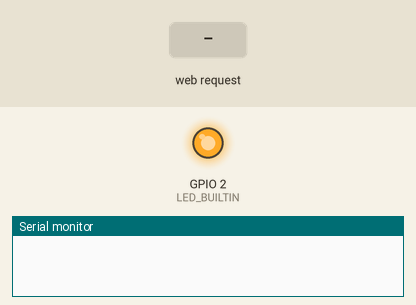
Simulated run of this sketch. Board: ESP8266 (NodeMCU). On the bench: output pins drawn as LEDs (lit = HIGH, except the on-board LED, lit = LOW), the last lines printed to the serial monitor. The inputs (shaded band) are chosen by the test bench. WiFi joins after 1.5 s; servers stay silent unless stated.

Above: at 1.2 s.
1.3 s: HTTP request GET /led/1 received
At 2.5 s:
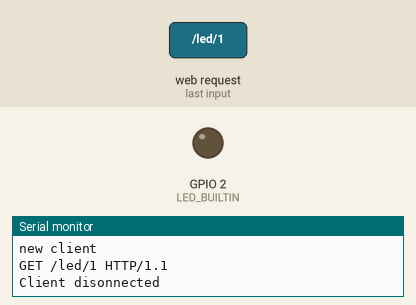
2.8 s: HTTP request GET /led/0 received
At 3.6 s:
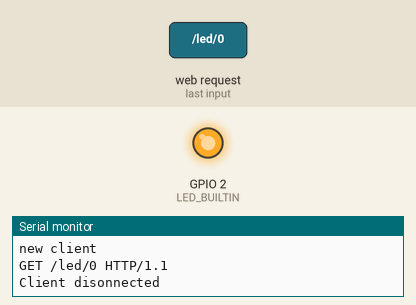
Timing chart, 0 to 5.8 s (numbered marks = the images above; inputs shaded):
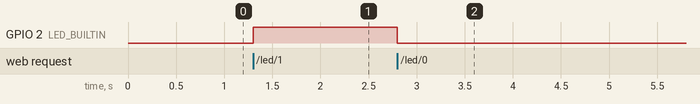

The sketch:

web-server.ino
```cpp
#include "ESP8266WiFi.h"

const char* ssid = "SSID";
const char* password = "PASS";

WiFiServer server(80);

void setup() {
  Serial.begin(115200);

  pinMode(LED_BUILTIN, OUTPUT);

  IPAddress ip(192, 168, 1, 99);
  IPAddress gateway(192, 168, 1, 1);
  IPAddress subnet(255, 255, 255, 0);
  WiFi.config(ip, gateway, subnet);

  WiFi.begin(ssid, password);

  server.begin();
}

void loop() {
  WiFiClient client = server.available();
  if (!client)
    return;

  Serial.println("new client");
  while(!client.available()) // Esperar petición
    delay(1);

  String req = client.readStringUntil('\r');
  Serial.println(req);
  client.flush();

  int val;
  if ( req.indexOf("/led/0") != -1)
    val = 0;
  else if (req.indexOf("/led/1") != -1)
    val = 1;
  else
  {
    Serial.println("invalid request");
    client.stop();
    return;
  }

  digitalWrite(LED_BUILTIN, val);

  String s = "HTTP/1.1 200 OK\r\nContent-Type: text/html\r\n\r\n<!DOCTYPE HTML>\r\n<html>\r\nGPIO is now ";
  s += (val)?"high":"low";
  s += "</html>\n";

  client.print(s); // Enviar el resultado de val al cliente
  delay(1);
  Serial.println("Client disonnected");
}
```

Measured:
- after the input at 1.3 s, GPIO 2 (LED_BUILTIN): LOW → HIGH at once
- after the input at 2.8 s, GPIO 2 (LED_BUILTIN): HIGH → LOW at once
